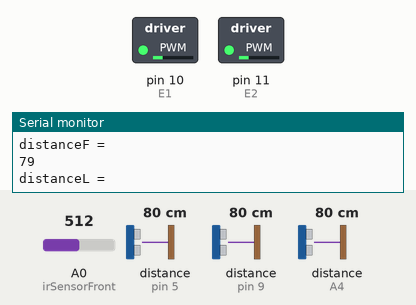
Recording of a sketch running on a simulated Arduino Uno, built with avr-gcc and run on an emulated ATmega328P. Parts: switched loads named in the sketch (green lamp = pin HIGH), the last lines printed to the serial monitor. Wiring (inferred from the names in the program): 3 × ultrasonic range finder: trigger pin 3, echo pin 5 / trigger pin 8, echo pin 9 / trigger A5, echo A4. Dashed ring = blinking. The inputs (shaded band) are chosen by the test bench; at power-on: distance to the obstacle (sensors on pin 9, pin 5, A4) 80 cm, A0 (irSensorFront) = 512. The echo pulse lasts 58.3 µs per cm; pins used as bus, display or sensor lines are not drawn.

Above: at 5.8 s.
5.9 s: distance to the obstacle (sensor on pin 9) set to 2 cm
At 6.05 s:
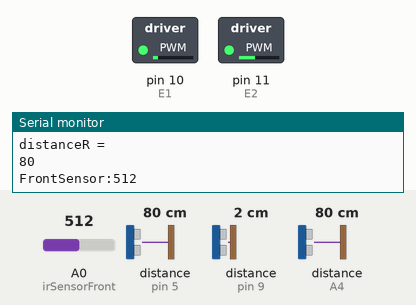
8.9 s: distance to the obstacle (sensor on pin 5) set to 14 cm
11.9 s: distance to the obstacle (sensor on pin 5) set to 11 cm
At 13.0 s:
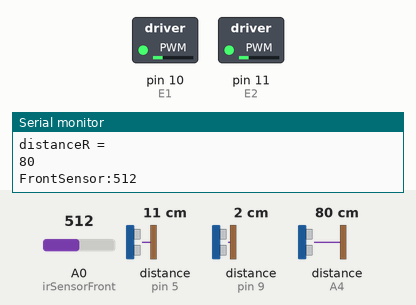
13.5 s: distance to the obstacle (sensor on pin 5) set to 8 cm
At 16.1 s:
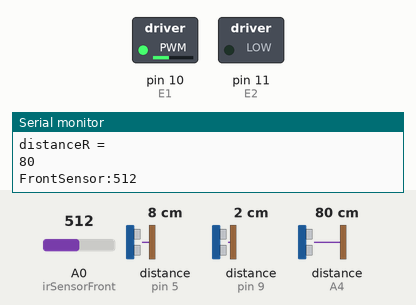
Timing chart, 0 to 25.8 s (numbered marks = the images above; inputs shaded):
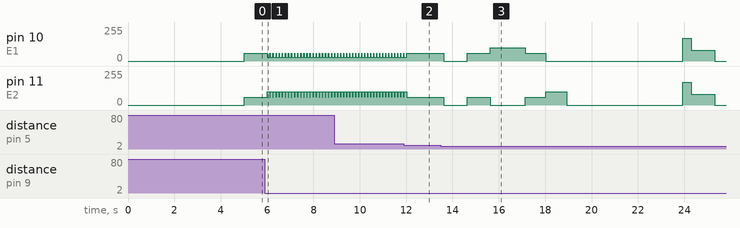

The sketch:

Code.ino
```cpp
int n = 1;
int E1 = 10;
int M1 = 12;
int E2 = 11;
int M2 = 13;
char incoming_byte = 0;
int value = 0;
int irSensorFront = A0;
int Sensorvalue1 = 1;
int echoPin1 = 5; // Echo Pin Front
int trigPin1 = 3; // Trigger Pin Front
int echoPin2 = 9; // Echo Pin Left
int trigPin2 = 8; // Trigger Pin Left
int echoPin3 = A4; // Echo Pin Right
int trigPin3 = A5; // Trigger Pin Right
long durationF, distanceF;// Duration used to calculate
long durationL, distanceL;
long durationR, distanceR;

void setup() {
  Serial.begin (9600);
  pinMode(trigPin1, OUTPUT);
  pinMode(echoPin1, INPUT);
  pinMode(trigPin2, OUTPUT);
  pinMode(echoPin2, INPUT);
  pinMode(trigPin3, OUTPUT);
  pinMode(echoPin3, INPUT);
  pinMode(irSensorFront, INPUT);
}

void loop() {
  digitalWrite(trigPin1, LOW);
  delayMicroseconds(2);
  digitalWrite(trigPin1, HIGH);
  delayMicroseconds(10);
  digitalWrite(trigPin1, LOW);
  durationF = pulseIn(echoPin1, HIGH);
  distanceF = durationF / 58.2;

  digitalWrite(trigPin2, LOW);
  delayMicroseconds(2);
  digitalWrite(trigPin2 , HIGH);
  delayMicroseconds(10);
  digitalWrite(trigPin2, LOW);
  durationL = pulseIn(echoPin2, HIGH);
  distanceL = durationL / 58.2;

  digitalWrite(trigPin3, LOW);
  delayMicroseconds(2);
  digitalWrite(trigPin3, HIGH);
  delayMicroseconds(10);
  digitalWrite(trigPin3, LOW);
  durationR = pulseIn(echoPin3, HIGH);
  distanceR = durationR / 58.2;

  Serial.println("distanceF =");
  Serial.println(distanceF);
  Serial.println("distanceL =");
  Serial.println(distanceL);
  Serial.println("distanceR =");
  Serial.println(distanceR);

  ////////// IR SENSOR////////
Sensorvalue1 = analogRead(irSensorFront);
 Serial.print("FrontSensor:");
    Serial.println(Sensorvalue1);

  //////////COMMAND/////
 switch(n)
 {
 case 1:
  if (Sensorvalue1 > 450)
   {
    Serial.println("X");
    digitalWrite(M1, HIGH);
    digitalWrite(M2, HIGH);
    analogWrite(E1, 0);
    analogWrite(E2, 0);
    delay(5000);
    n = n + 1;
 }
  else if ((distanceF <= 12) && (distanceL >= 18) && (distanceR <= 18))

    ///RIGHT///
    {
    Serial.println("D");
    digitalWrite(M1, HIGH);//Right Motor
    digitalWrite(M2, LOW);//Left Motor
    analogWrite(E1, 180);
    analogWrite(E2, 180);
    delay(350);
    digitalWrite(M1,HIGH);
    digitalWrite(M2,HIGH);
    analogWrite(E1,60);
    analogWrite(E2,60);
  }

  else if ((distanceF <= 12) && (distanceL <= 18) && (distanceR >= 18))
  {
    ///LEFT///
    Serial.println("A");
    digitalWrite(M1, LOW);//RIGHT
    digitalWrite(M2, HIGH);
    analogWrite(E1, 180);
    analogWrite(E2, 180);
    delay(375);
    digitalWrite(M1,HIGH);
    digitalWrite(M2,HIGH);
    analogWrite(E1,60);
    analogWrite(E2,60);
  }
  break;
  case 2:
     if ((distanceF <= 8) && (distanceL <= 12) && (distanceR <= 12))
  {
    ///1st parking///
    digitalWrite(M1, LOW);//Right
    digitalWrite(M2, LOW);//Left
    analogWrite(E1, 0);
    analogWrite(E2, 0);
    delay(5000);
    digitalWrite(M1, LOW);//Right
    digitalWrite(M2, LOW);//Left
    analogWrite(E1, 60);
    analogWrite(E2, 60);
    delay(1100);
    digitalWrite(M1,LOW);
    digitalWrite(M2,HIGH);
    analogWrite(E1,160);
    analogWrite(E2,160);
    delay(370);
  }
  if ((distanceF <= 8) && (distanceL <= 12) && (distanceR >= 14))
    {
    ///2nd parking///
    digitalWrite(M1, LOW);//Right
    digitalWrite(M2, LOW);//Left
    analogWrite(E1, 0);
    analogWrite(E2, 0);
    delay(1000);
    digitalWrite(M1, HIGH);//Right
    digitalWrite(M2, HIGH);//Left
    analogWrite(E1, 60);
    analogWrite(E2, 60);
    delay(1000);
    digitalWrite(M1, LOW);//Right
    digitalWrite(M2, LOW);//Left
    analogWrite(E1, 100);
    analogWrite(E2, 0);
    delay(1500);
    digitalWrite(M1, LOW);//Right
    digitalWrite(M2, LOW);//Left
    analogWrite(E1, 60);
    analogWrite(E2, 60);
    delay(901);
    digitalWrite(M1,HIGH);
    digitalWrite(M2,LOW);
    analogWrite(E1,0);
    analogWrite(E2,100);
    delay(900);
    digitalWrite(M1, LOW);//Right
    digitalWrite(M2, LOW);//Left
    analogWrite(E1, 0);
    analogWrite(E2, 0);
    delay(5000);
    digitalWrite(M1, LOW);//Right
    digitalWrite(M2, HIGH);//Left
    analogWrite(E1, 170);
    analogWrite(E2, 170);
    delay(380);
    digitalWrite(M1, HIGH);//Right
    digitalWrite(M2, HIGH);//Left
    analogWrite(E1, 80);
    analogWrite(E2, 80);
    delay(1000);
    n = n + 1;
    }
    break;
    case 3:
    if((distanceF <= 8))
    {
     //3rd parking//
    digitalWrite(M1, LOW);//Right
    digitalWrite(M2, HIGH);//Left
    analogWrite(E1, 0);
    analogWrite(E2, 0);
    delay(900);
    digitalWrite(M1, HIGH);//Right
    digitalWrite(M2, LOW);//Left
    analogWrite(E1, 170);
    analogWrite(E2, 170);
    delay(370);
    digitalWrite(M1, LOW);//Right
    digitalWrite(M2, LOW);//Left
    analogWrite(E1, 100);
    analogWrite(E2, 0);
    delay(700);
    digitalWrite(M1, LOW);//Right
    digitalWrite(M2, LOW);//Left
    analogWrite(E1, 60);
    analogWrite(E2, 60);
    delay(1100);
    digitalWrite(M1, LOW);//Right
    digitalWrite(M2, LOW);//Left
    analogWrite(E1, 0);
    analogWrite(E2, 0);
    delay(5000);
  }
  break;
 }
     if ((distanceF >= 12) && (distanceL <= 5) && (distanceR >= 5))
  {
    ///LEFT A///
    digitalWrite(M1, HIGH);//Right
    digitalWrite(M2, HIGH);//Left
    analogWrite(E1, 30);
    analogWrite(E2, 100);
    delay(120);
    digitalWrite(M1,HIGH);
    digitalWrite(M2,HIGH);
    analogWrite(E1,60);
    analogWrite(E2,60);
  }
    else if ((distanceF >= 12) && (distanceL >= 5) && (distanceR <= 5))
  {
    ///RIGHT A///
    digitalWrite(M1, HIGH);//Right
    digitalWrite(M2, HIGH);//Left
    analogWrite(E1, 100);
    analogWrite(E2, 30);
    delay(120);
    digitalWrite(M1,HIGH);
    digitalWrite(M2,HIGH);
    analogWrite(E1,60);
    analogWrite(E2,60);
  }
  else if ((distanceF >= 12))
  {
    ///FORWARD///
    Serial.println("W");
    digitalWrite(M1, HIGH);
    digitalWrite(M2, HIGH);
    analogWrite(E1, 60);
    analogWrite(E2, 60);
  }
}
```

Measured:
- the behaviour switches between 13 and 12 cm on distance to the obstacle (sensor on pin 5) (found by bisection; images 1 and 2)
- the behaviour switches between 10 and 9 cm on distance to the obstacle (sensor on pin 5) (found by bisection; images 2 and 3)
- after the input at 5.9 s, pin 10 (E1): alternates 60/255 for 0.01 s and 30/255 for 0.12 s, starting after 0.10 s; pin 11 (E2): alternates 100/255 for 0.12 s and 60/255 for 0.01 s, starting after 0.10 s
- after the input at 11.9 s, pin 10 (E1), pin 11 (E2): goes on until 12.0 s, then stays 60/255
- after the input at 13.5 s, pin 10 (E1): 60/255 → 0/255 after 0.13 s, → 60/255 1.0 s later, → 100/255 1.0 s later, → 60/255 1.5 s later, … (8 changes in this stretch); pin 11 (E2): 60/255 → 0/255 after 0.13 s, → 60/255 1.0 s later, → 0/255 1.0 s later, → 60/255 1.5 s later, … (9 changes in this stretch)
